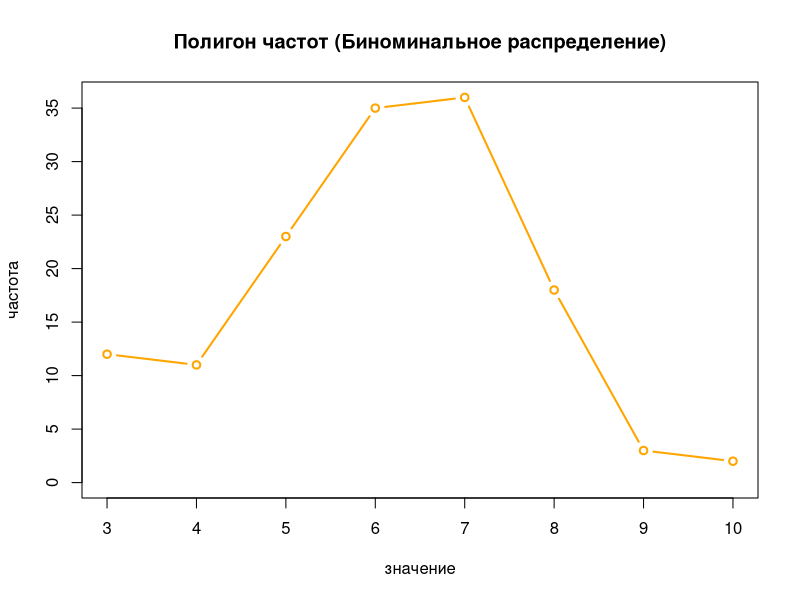
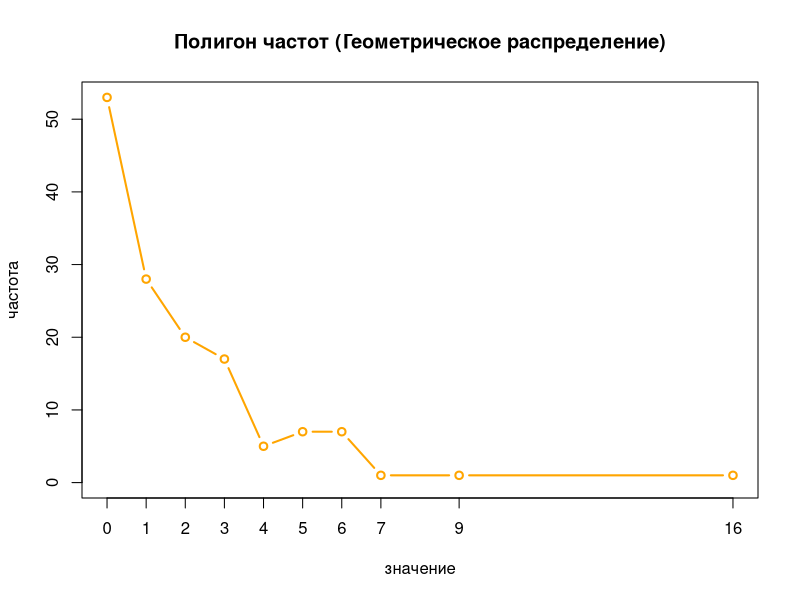
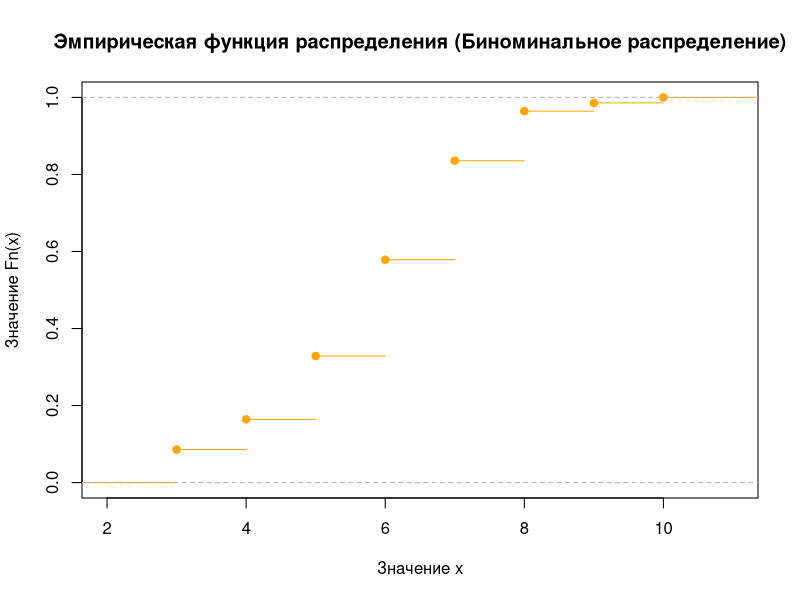
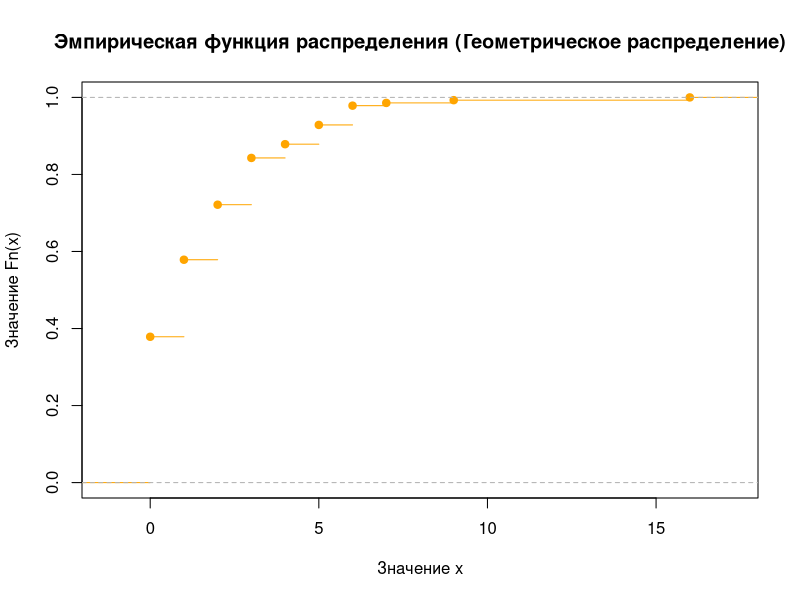

Generate these figures, in order, with R:
library(e1071)

#генирируем объем выборки 
n <- sample(100:200, 1)

size_bin <- 10
prob_bin <- 0.6

bin_raspr <- rbinom(n, size_bin, prob_bin)

sprintf("объем выборки n = %d биноминальное распределения", n)
print(bin_raspr)

prob_geom = 0.4

geom_raspr <- rgeom(n, prob_geom)

sprintf("объем выборки n = %d геометрического распределения", n)
print(geom_raspr)


freq_table_bin <- table(bin_raspr)
freq_table_geom <- table(geom_raspr)


plot(freq_table_bin, type = "b", lty = 1, main = "Полигон частот (Биноминальное распределение)",
     xlab = "значение", ylab = "частота", col = "orange", bg = "white", )

plot(freq_table_geom, type = "b", lty = 1, main = "Полигон частот (Геометрическое распределение)",
     xlab = "значение", ylab = "частота", col = "orange", bg = "white", )


fn_binom <- ecdf(bin_raspr)
fn_geom  <- ecdf(geom_raspr)


plot(fn_binom, lty=1,
     main="Эмпирическая функция распределения (Биноминальное распределение)",
     xlab="Значение x", ylab="Значение Fn(x)", col = "orange", bg = "white")


plot(fn_geom, lty=1, main="Эмпирическая функция распределения (Геометрическое распределение)",
     xlab="Значение x", ylab="Значение Fn(x)", col = "orange", bg = "white")


#числовые характеристики

# Выборочное среднее

mean_estimate_bin <- mean(bin_raspr)
mean_estimate_geom  <- mean(geom_raspr)

sprintf("Выборочное среднее (Биноминальное распределение) = %f", mean_estimate_bin)

sprintf("Выборочное среднее (Геометрическое распределение) = %f", mean_estimate_geom)

#дисперсия

disp_bin <- var(bin_raspr)
disp_geom <- var(geom_raspr)

sprintf("Дисперсия (Биноминальное распределение) = %f", disp_bin)

sprintf("Дисперсия (Геометрическое распределение) = %f", disp_geom)

#СКО среднее квадротичное отклонение

sko_bin <- sd(bin_raspr)
sko_geom  <- sd(geom_raspr)

sprintf("СКО (Биноминальное распределение) = %f", sko_bin)

sprintf("СКО (Геометрическое распределение) = %f", sko_geom)

#мода

moda_bin <- sort(unique(bin_raspr))[which.max(table(bin_raspr))]
moda_geom <- sort(unique(geom_raspr))[which.max(table(geom_raspr))]

sprintf("Мода (Биноминальное распределение) = %d", moda_bin)

sprintf("Мода (Геометрическое распределение) = %d", moda_geom)

#медиана 

median_bin <- median(bin_raspr)
median_geom <- median(geom_raspr)

sprintf("Медиана (Биноминальное распределение) = %d", median_bin)

sprintf("Медиана (Геометрическое распределение) = %d", median_geom)

#коэффицент ассиметрии 

koef_ass_bin <-  (sum((bin_raspr - mean(bin_raspr))^3) / n) / sko_bin^3

koeff_ass_geom <-  (sum((geom_raspr - mean(geom_raspr))^3) / n) / sko_bin^3


sprintf("Коэффициент асимметрии (Биноминальное распределение) = %f", koef_ass_bin)

sprintf("Коэффициент асимметрии (Геометрическое распределение) = %f", koeff_ass_geom)


#коэффицент эксцесса

koef_ess_bin <-  kurtosis(bin_raspr)

koeff_ess_geom <-  kurtosis(geom_raspr)


sprintf("Коэффициент асимметрии (Биноминальное распределение) = %f", koef_ess_bin)

sprintf("Коэффициент асимметрии (Геометрическое распределение) = %f", koeff_ess_geom)


#теоритическое мат ожидание и дисперсии

theoretic_math_bin <- size_bin * prob_bin
theoretic_disp_bin  <- size_bin * prob_bin * (1 - prob_bin)


sprintf("Теоретическое матожидание (Биноминальное распределение) M(X) = %f", theoretic_math_bin)
sprintf("Теоретическая дисперсия (Биноминальное распределение) D(X) = %f", theoretic_disp_bin)

theoretic_math_geom <- (1 - prob_geom) / prob_geom
theoretic_disp_geom  <- (1 - prob_geom) / (prob_geom^2)

sprintf("Теоретическое матожидание (Геометрическое распределение) M(X) = %f", theoretic_math_geom)
sprintf("Теоретическая дисперсия (Геометрическое распределение) D(X) = %f", theoretic_disp_geom)


#сравнение оценок

cat("Сравнение биноминального распределения\n", "Матожидание\n", sprintf("теоритическое - %f\n", theoretic_math_bin),
    sprintf("выборочное - %f\n", theoretic_disp_bin), sprintf("разница - %f\n", abs(theoretic_math_bin - mean_estimate_bin)), 
    sprintf("относительная ошибка - %f%%\n", (abs(theoretic_math_bin - mean_estimate_bin) / theoretic_math_bin) * 100))

cat("\nДисперсия\n", sprintf("теоретическое -  %f\n", theoretic_disp_bin), sprintf("выборочное -  %f\n", disp_bin),
    sprintf("разница -  %f\n", abs(theoretic_disp_bin - disp_bin)),
    sprintf("относительная ошибка - %f%%\n", (abs(theoretic_disp_bin - disp_bin) /  theoretic_disp_bin) * 100))


cat("Сравнение геометрического распроеделения\n", "Матожидание\n", sprintf("теоритическое - %f\n", theoretic_math_geom),
    sprintf("выборочное - %f\n", theoretic_disp_geom), sprintf("разница: %f\n", abs(theoretic_math_geom - mean_estimate_geom)),
    sprintf("относительная ошибка - %f%%\n",(abs(theoretic_math_geom - mean_estimate_geom) / theoretic_math_geom) * 100))


cat("\nДисперсия\n", sprintf("теоретическое -  %f\n", theoretic_disp_geom), sprintf("выборочное -  %f\n", disp_geom),
    sprintf("разница -  %f\n", abs(theoretic_disp_geom - disp_geom)), 
    sprintf("относительная ошибка - %f%%\n", (abs(theoretic_disp_geom - disp_geom) /  theoretic_disp_geom) * 100))

# Оценка параметров распределений

# Биноминальное распределение (Метод максимального правдоподобия)
# n -- известно

p_hat_bin_1 <- mean_estimate_bin / size_bin

sprintf("Оценка для параметра p биноминального распределение: %f", p_hat_bin_1)

# Метод моментов
# n -- неизестно

p_hat_bin_2 <- 1 - disp_bin / mean_estimate_bin
n_hat_bin <- mean_estimate_bin / p_hat_bin_2

sprintf(
  "Оценка для параметра p биноминального распределение (при неизвестном n): %f",
  p_hat_bin_2)

sprintf(
  "Оценка для параметра n биноминального распределение (при неизвестном n): %d",
  round(n_hat_bin))


cat("Сравнение биноминального распределения\n", 
    "Случай 1: n известно\n", 
    "Параметр p\n", 
    sprintf("  теоретическое значение p - %f\n", prob_bin),
    sprintf("  оценка p - %f\n", p_hat_bin_1), 
    sprintf("  разница - %f\n", abs(prob_bin - p_hat_bin_1)), 
    sprintf("  относительная ошибка - %f%%\n\n", 
            (abs(prob_bin - p_hat_bin_1) / prob_bin) * 100),
    
    "Случай 2: n неизвестно\n",
    "Параметр p\n",
    sprintf("  теоретическое значение p - %f\n", prob_bin),
    sprintf("  оценка p - %f\n", p_hat_bin_2),
    sprintf("  разница - %f\n", abs(prob_bin - p_hat_bin_2)),
    sprintf("  относительная ошибка - %f%%\n\n", 
            (abs(prob_bin - p_hat_bin_2) / prob_bin) * 100),
    
    "Параметр n\n",
    sprintf("  теоретическое значение n - %d\n", size_bin),
    sprintf("  оценка n (округленная) - %d\n", round(n_hat_bin)),
    sprintf("  разница - %d\n", abs(size_bin - round(n_hat_bin))),
    sprintf("  относительная ошибка - %f%%\n", 
            (abs(size_bin - round(n_hat_bin)) / size_bin) * 100))


p_hat_geom <- 1 / (1 + mean_estimate_geom)

sprintf("Оценка параметра p геометрического распределения: %f", p_hat_geom)

cat("Сравнение геометрического распределения\n", 
    "Параметр p\n", 
    sprintf("  теоретическое значение p - %f\n", prob_geom),
    sprintf("  оценка p - %f\n", p_hat_geom), 
    sprintf("  разница - %f\n", abs(prob_geom - p_hat_geom)), 
    sprintf("  относительная ошибка - %f%%\n", 
            (abs(prob_geom - p_hat_geom) / prob_geom) * 100))

#хи квадрат 

unique_values_bin <- sort(unique(bin_raspr))
breaks_cor_bin <- c(min(unique_values_bin) - 0.5, unique_values_bin + 0.5)

# Абсолютные частоты (наблюдаемые значения)
xhc_bin <- hist(bin_raspr, breaks = breaks_cor_bin, plot = FALSE)$counts

# Границы интервалов
xhb_bin <- hist(bin_raspr, breaks = breaks_cor_bin, plot = FALSE)$breaks

k_bin <- length(xhc_bin)

# Модифицируем границы: первый интервал от -∞, последний до +∞
xhb_bin[1] <- -Inf
xhb_bin[k_bin + 1] <- Inf

# Теоретическая функция распределения с оценкой параметра p_hat_bin_2
pnth_bin <- pbinom(xhb_bin, size = size_bin, prob = p_hat_bin_2)

# Вероятности попадания в интервалы
thfr_bin <- pnth_bin[2:(k_bin + 1)] - pnth_bin[1:k_bin]

chisq_test_bin <- chisq.test(x = xhc_bin, p = thfr_bin)

#геометрическое

unique_values_geom <- sort(unique(geom_raspr))
breaks_cor_geom <- c(min(unique_values_geom) - 0.5, unique_values_geom + 0.5)

# Абсолютные частоты (наблюдаемые значения)
xhc_geom <- hist(geom_raspr, breaks = breaks_cor_geom, plot = FALSE)$counts

# Границы интервалов
xhb_geom <- hist(geom_raspr, breaks = breaks_cor_geom, plot = FALSE)$breaks

k_geom <- length(xhc_geom)

# Модифицируем границы: первый интервал от -∞, последний до +∞
xhb_geom[1] <- -Inf
xhb_geom[k_geom + 1] <- Inf

# Теоретическая функция распределения с оценкой параметра p_hat_geom
pnth_geom <- pgeom(xhb_geom, prob = p_hat_geom)

# Вероятности попадания в интервалы
thfr_geom <- pnth_geom[2:(k_geom + 1)] - pnth_geom[1:k_geom]


chisq_test_geom <- chisq.test(x = xhc_geom, p = thfr_geom)
